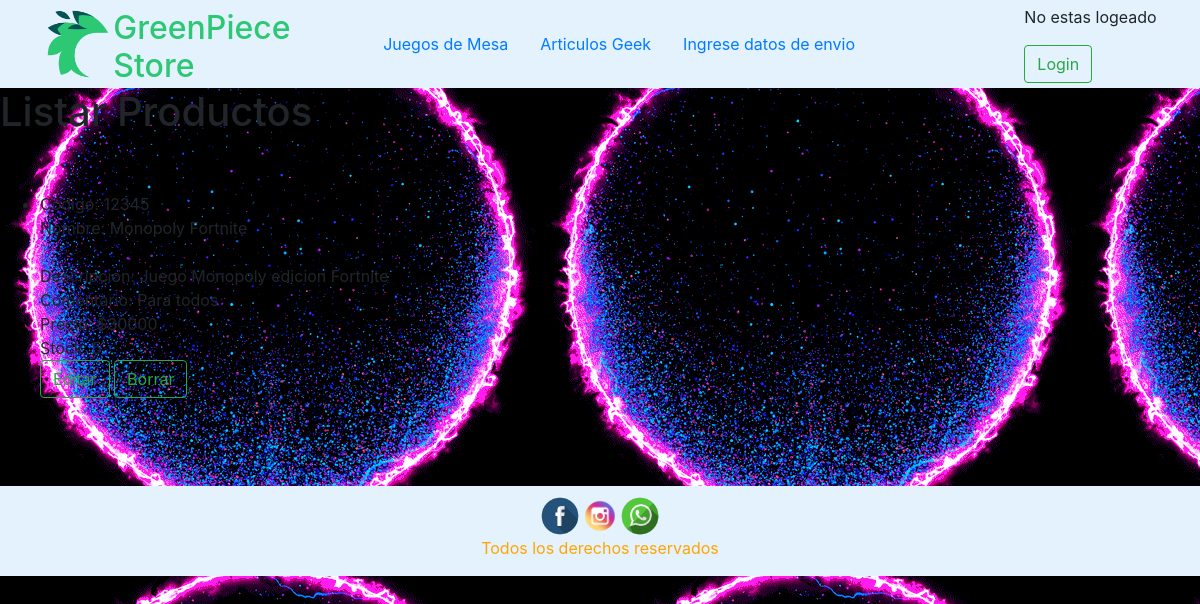
The app's page /listarProductos, older data.
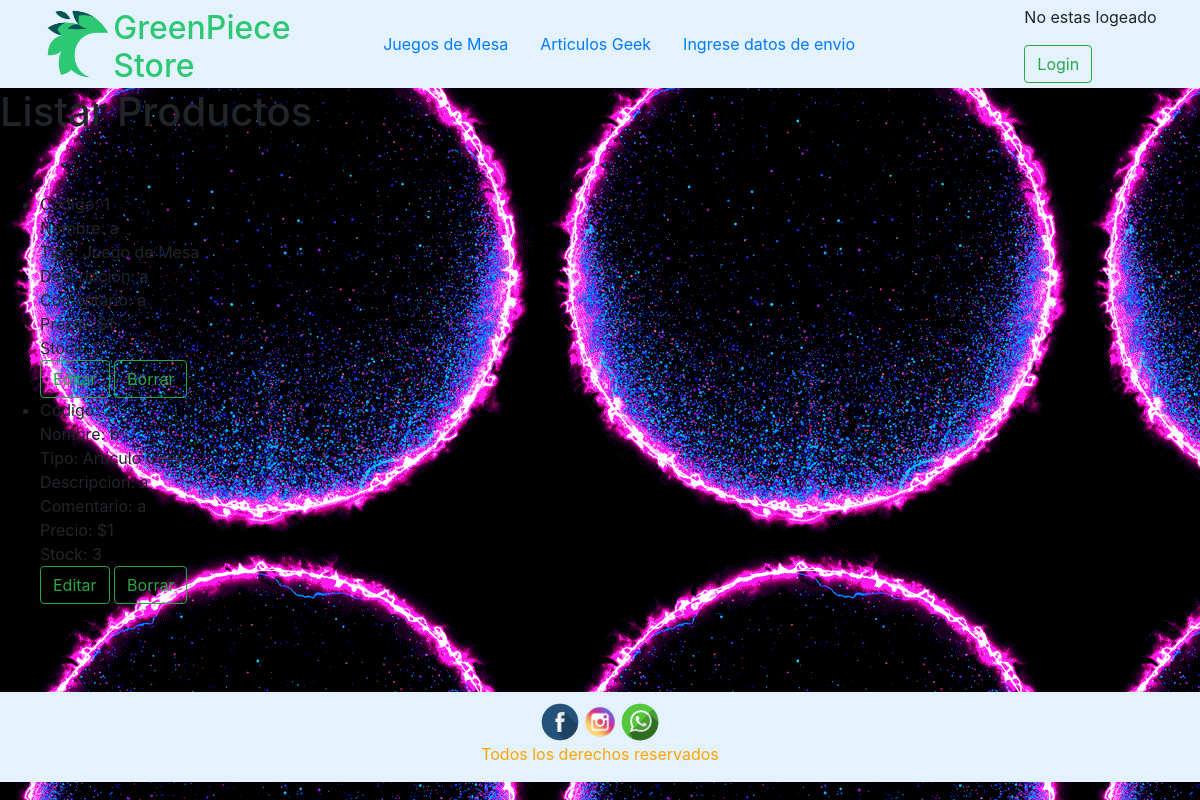
The same page, newer data.
### PagVenta/models.py (models this page shows, shortened)
class Producto(models.Model):
    codigo = models.CharField(max_length=5)
    nombre = models.CharField(max_length=100)
    tipo = models.TextField(default='')
    descripcion = models.TextField()
    comentario = models.TextField()
    precio = models.IntegerField()
    stock = models.IntegerField()
    imagen = models.FileField(upload_to='static/img')
    class Meta:
        db_table = 'productos'
        permissions = (
            ('admin',_('Es admin')),
            ('cliente',_('Es cliente')),
        )

### PagVenta/views.py (the view)
# urls.py: path('listarProductos',views.listar_producto),
def listar_producto(request):
    productos = Producto.objects.all()
    return render(request,"app/listar_productos.html",{'productos': productos})

### PagVenta/templates/app/listar_productos.html (shortened to what this page needs)
{% load staticfiles %}
<!DOCTYPE html>
<html lang="en">
<head>
    <link rel="stylesheet" href="{% static 'css/index.css' %}">
    <link rel="stylesheet" href="https://stackpath.bootstrapcdn.com/bootstrap/4.3.1/css/bootstrap.min.css">
</head>
<body>
    <div class="header">
        <div class="logo">
            <a href="index"><img class="logo" src="{% static 'img/logo-temporal.png' %}" alt="LOGO"></a>
            <a id="text-logo" href="index">
                <h2 id="name">GreenPiece <br> Store</h2>
            </a>
        </div>
        <div class="nav">
            <nav>
                <ul class="nav">
                    <li class="nav-item"><a class="nav-link" href="juegos_mesa">Juegos de Mesa</a></li>
                    <li class="nav-item"><a class="nav-link" href="articulos_geeks">Articulos Geek</a></li>
                    <li class="nav-item"><a class="nav-link" href="formulario">Ingrese datos de envio</a></li>
                </ul>
            </nav>
        </div>
        <div>
            {% if user.is_authenticated %} Bienvenido {{ user.username }}!
            <p><a class="btn btn-outline-success my-2 my-sm-0" href="{% url 'logout' %}">Logout</a></p>
            {% else %}
            <p>No estas logeado</p>
            <a class="btn btn-outline-success my-2 my-sm-0" href="{% url 'login' %}">Login</a> {% endif %}
        </div>
    </div>
    <h1>Listar Productos</h1>
    <br><br>
    <ul>
        {% for c in productos %}
        <li>
            Codigo: {{c.codigo}} <br>Nombre: {{c.nombre}} <br> {% if c.tipo == 'Juego_de_mesa' %} Tipo: Juego de Mesa{% endif %} {% if c.tipo == 'Articulo_Geek' %} Tipo: Articulo Geek{% endif %}<br>Descripcion: {{c.descripcion}} <br>Comentario: {{c.comentario}}
            <br>Precio: ${{c.precio}} <br>Stock: {{c.stock}}
            <br><a href="/editarProducto/{{c.id}}" class="btn btn-outline-success my-2 my-sm-0">Editar</a>
            <a class="btn btn-outline-success my-2 my-sm-0" href="/eliminarProducto/{{c.id}}" onclick="return confirm('¿Seguro de borrar?');">
            Borrar</a>
        </li>
        {% endfor %}
    </ul>
    <br><br><br>
    <footer id="fondo">
        <div id="rss">
            <img id="rss_img1" src="../../../static/img/Logo-face.png" alt="">
            <img id="rss_img2" src="../../../static/img/Logo-insta.png" alt="">
            <img id="rss_img3" src="../../../static/img/Logo-wsp.png" alt="">
        </div>
        <div id="derechos">
            <p>Todos los derechos reservados</p>
        </div>
    </footer>
</body>
</html>

### static/css/index.css (style rules this page uses)
.header { width: 100%; background-color: #e3f2fd; display: flex; justify-content: space-around; align-items: center; border: 5px solid; border-color: transparent; position: sticky; top: 0; z-index: 100; }
.logo { height: 70px; float: left; display: flex; }
.nav { align-items: center; }
body { background-image: url(/img/giphy.gif); }
#name { color: rgb(45, 200, 116); }
#text-logo { color: transparent; }
#rss_img1, #rss_img2, #rss_img3 { width: 40px; height: 40px; }
#rss { display: flex; justify-content: center; padding-top: 10px; }
#derechos { display: flex; justify-content: center; color: orange; }
#fondo { background-color: #e3f2fd; }

Row changes from the older to the newer data that the page shows:
removed Producto: codigo "12345", nombre "Monopoly Fortnite", descripcion "Juego Monopoly edicion Fortnite", comentario "Para todos", precio "30000", stock "5"
added Producto: codigo "1", nombre "a", tipo "Tipo: Juego de Mesa", descripcion "a", comentario "a", precio "1", stock "1"
added Producto: codigo "2", nombre "b", tipo "Tipo: Articulo Geek", descripcion "a", comentario "a", precio "1", stock "3"
